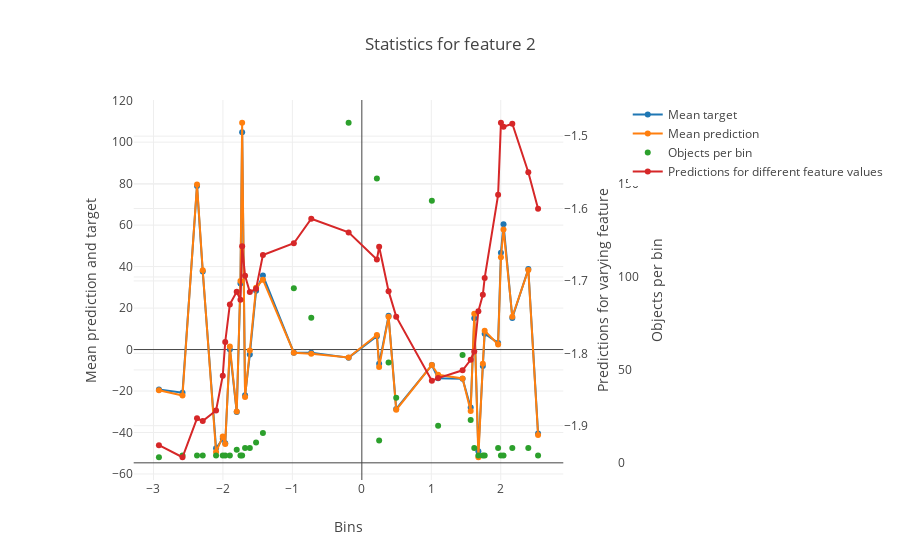

The notebook cell saved with this chart:
### Markdown cell above
#### Float feature

### Code cell
feature_num = 'Column_2'
res = model.get_binarized_statistics(X, y, feature_num, plot=True)
